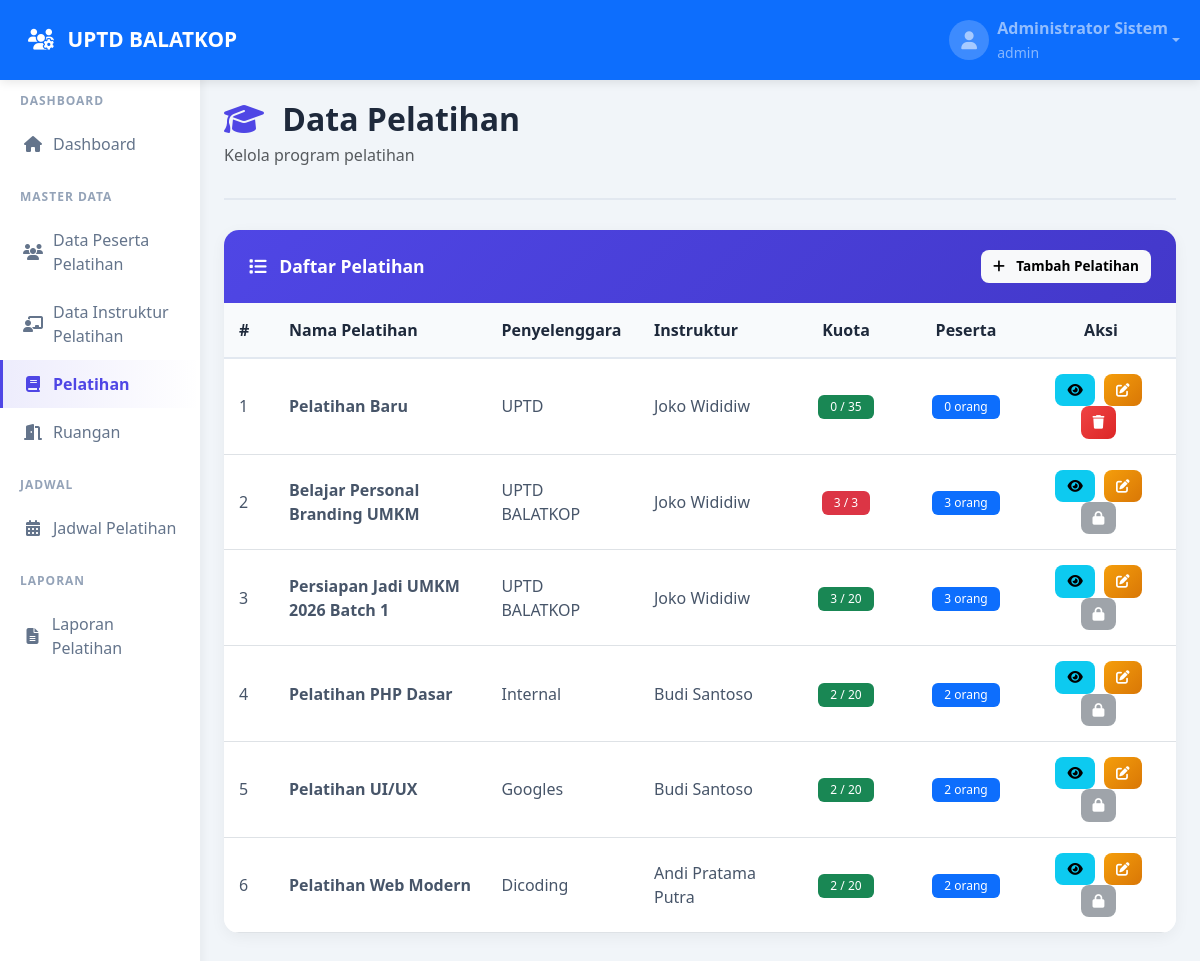
The app's page /Admin/pelatihan.php (signed in) with its own data.
### tables this page shows
CREATE TABLE `pelatihan` (
  `id` int(11) NOT NULL,
  `nama_pelatihan` varchar(100) NOT NULL,
  `penyelenggara` varchar(100) DEFAULT NULL,
  `kuota` int(11) DEFAULT NULL,
  `created_at` timestamp NULL DEFAULT current_timestamp(),
  `instruktur_id` int(11) DEFAULT NULL
);

CREATE TABLE `users` (
  `id` int(11) NOT NULL,
  `nama_lengkap` varchar(100) NOT NULL,
  `username` varchar(50) NOT NULL,
  `password` varchar(255) NOT NULL,
  `role` enum('Peserta','Admin','Instruktur','Pimpinan') NOT NULL DEFAULT 'Peserta',
  `created_at` timestamp NULL DEFAULT current_timestamp(),
  `updated_at` timestamp NULL DEFAULT current_timestamp() ON UPDATE current_timestamp()
);

### Admin/pelatihan.php (the view, shortened to what this page needs)
<?php
$conn = getConnection();
$pelatihan_list = $conn->query("
    SELECT
        p.id,
        p.nama_pelatihan,
        p.penyelenggara,
        p.kuota,
        p.instruktur_id,
        u.nama_lengkap AS nama_instruktur,
        COUNT(rp.id) AS jumlah_peserta
    FROM pelatihan p
    LEFT JOIN users u ON p.instruktur_id = u.id
    LEFT JOIN riwayat_peserta rp ON p.id = rp.pelatihan_id
    GROUP BY p.id
    ORDER BY p.created_at DESC
");
?>
<!DOCTYPE html>
<html lang="id">
<head>
    <link href="https://cdn.jsdelivr.net/npm/bootstrap@5.3.0/dist/css/bootstrap.min.css" rel="stylesheet">
    <link rel="stylesheet" href="https://cdnjs.cloudflare.com/ajax/libs/font-awesome/6.4.0/css/all.min.css">
    <link rel="stylesheet" href="../assets/css/style.css">
</head>
<body>
    <?php include '../includes/navbar.php'; ?>
    <div class="container-fluid">
        <div class="row">
            <?php include '../includes/sidebar.php'; ?>
            <main class="col-md-9 ms-sm-auto col-lg-10 px-md-4 main-content">
                <div class="page-header">
                    <h1><i class="fas fa-graduation-cap"></i> Data Pelatihan</h1>
                    <p class="text-muted">Kelola program pelatihan</p>
                </div>
                <div class="content-card">
                    <div class="card-header d-flex justify-content-between align-items-center">
                        <h5><i class="fas fa-list"></i> Daftar Pelatihan</h5>
                        <button class="btn btn-light btn-sm" data-bs-toggle="modal" data-bs-target="#addModal">
                            <i class="fas fa-plus"></i> Tambah Pelatihan
                        </button>
                    </div>
                    <div class="table-responsive">
                        <table class="table table-hover">
                            <thead>
                                <tr>
                                    <th width="50">#</th>
                                    <th>Nama Pelatihan</th>
                                    <th>Penyelenggara</th>
                                    <th>Instruktur</th>
                                    <th width="120" class="text-center">Kuota</th>
                                    <th width="120" class="text-center">Peserta</th>
                                    <th width="150" class="text-center">Aksi</th>
                                </tr>
                            </thead>
                            <tbody>
                                <?php
                                $no = 1;
                                while ($row = $pelatihan_list->fetch_assoc()):
                                ?>
                                    <tr>
                                        <td><?php echo $no++; ?></td>
                                        <td><strong><?php echo $row['nama_pelatihan']; ?></strong></td>
                                        <td><?php echo $row['penyelenggara'] ?? '-'; ?></td>
                                        <td><?php echo $row['nama_instruktur'] ?? '-'; ?></td>
                                        <td class="text-center">
                                            <?php if ($row['kuota']): ?>
                                                <span class="badge <?php echo $row['jumlah_peserta'] >= $row['kuota'] ? 'bg-danger' : 'bg-success'; ?>">
                                                    <?php echo $row['jumlah_peserta']; ?> / <?php echo $row['kuota']; ?>
                                                </span>
                                            <?php else: ?>
                                                <span class="badge bg-secondary">
                                                    <?php echo $row['jumlah_peserta']; ?> / ∞
                                                </span>
                                            <?php endif; ?>
                                        </td>
                                        <td class="text-center">
                                            <span class="badge bg-primary">
                                                <?php echo $row['jumlah_peserta']; ?> orang
                                            </span>
                                        </td>
                                        <td class="text-center action-buttons">
                                            <button class="btn btn-info btn-sm"
                                                onclick="viewPelatihan(<?php echo $row['id']; ?>)">
                                                <i class="fas fa-eye"></i>
                                            </button>
                                            <button class="btn btn-warning btn-sm"
                                                onclick="editPelatihan(<?php echo $row['id']; ?>)">
                                                <i class="fas fa-edit"></i>
                                            </button>
                                            <?php if ($row['jumlah_peserta'] == 0): ?>
                                                <button class="btn btn-danger btn-sm"
                                                    onclick="deletePelatihan(<?php echo $row['id']; ?>, '<?php echo $row['nama_pelatihan']; ?>')">
                                                    <i class="fas fa-trash"></i>
                                                </button>
                                            <?php else: ?>
                                                <button class="btn btn-secondary btn-sm" disabled>
                                                    <i class="fas fa-lock"></i>
                                                </button>
                                            <?php endif; ?>
                                        </td>
                                    </tr>
                                <?php endwhile; ?>
                            </tbody>
                        </table>
                    </div>
                </div>
            </main>
        </div>
    </div>
</body>
</html>

### assets/css/style.css (style rules this page uses)
:root { --primary: #4f46e5; --primary-dark: #4338ca; --secondary: #06b6d4; --success: #10b981; --danger: #ef4444; --warning: #f59e0b; --info: #3b82f6; --dark: #1e293b; --light: #f8fafc; --sidebar-width: 250px; }
* { margin: 0; padding: 0; box-sizing: border-box; }
body { font-family: 'Segoe UI', Tahoma, Geneva, Verdana, sans-serif; background-color: #f1f5f9; overflow-x: hidden; }
.main-content { margin-top: 20px; padding-bottom: 40px; }
.page-header { margin-bottom: 30px; padding-bottom: 15px; border-bottom: 2px solid #e2e8f0; }
.page-header h1 { font-size: 2rem; font-weight: 700; color: var(--dark); margin-bottom: 5px; }
.page-header h1 i { color: var(--primary); margin-right: 10px; }
.content-card { background: white; border-radius: 15px; box-shadow: 0 4px 15px rgba(0,0,0,0.05); margin-bottom: 30px; overflow: hidden; animation: fadeInUp 0.6s ease-out; }
.content-card .card-header { background: linear-gradient(135deg, var(--primary) 0%, var(--primary-dark) 100%); color: white; padding: 20px 25px; border: none; }
.content-card .card-header h5 { margin: 0; font-weight: 600; font-size: 1.1rem; }
.content-card .card-header i { margin-right: 8px; }
.table { margin-bottom: 0; }
.table thead th { background: #f8fafc; color: var(--dark); font-weight: 600; border-bottom: 2px solid #e2e8f0; padding: 15px; }
.table tbody td { padding: 15px; vertical-align: middle; color: #475569; }
.table-hover tbody tr { transition: all 0.3s; }
.badge { padding: 6px 12px; font-weight: 500; border-radius: 6px; }
.btn { padding: 10px 20px; border-radius: 8px; font-weight: 600; transition: all 0.3s; border: none; }
.btn-warning { background: linear-gradient(135deg, #f59e0b 0%, #d97706 100%); color: white; }
.btn-danger { background: linear-gradient(135deg, #ef4444 0%, #dc2626 100%); }
.btn-sm { padding: 6px 12px; font-size: 0.85rem; }
.action-buttons .btn { margin-right: 5px; }

### records on screen
pelatihan: nama_pelatihan "Pelatihan Baru", penyelenggara "UPTD", instruktur.nama_lengkap "Joko Wididiw", jumlah_peserta "0", kuota "35"
pelatihan: nama_pelatihan "Belajar Personal Branding UMKM", penyelenggara "UPTD BALATKOP", instruktur.nama_lengkap "Joko Wididiw", jumlah_peserta "3", kuota "3"
pelatihan: nama_pelatihan "Persiapan Jadi UMKM 2026 Batch 1", penyelenggara "UPTD BALATKOP", instruktur.nama_lengkap "Joko Wididiw", jumlah_peserta "3", kuota "20"
pelatihan: nama_pelatihan "Pelatihan PHP Dasar", penyelenggara "Internal", instruktur.nama_lengkap "Budi Santoso", jumlah_peserta "2", kuota "20"
pelatihan: nama_pelatihan "Pelatihan UI/UX", penyelenggara "Googles", instruktur.nama_lengkap "Budi Santoso", jumlah_peserta "2", kuota "20"
pelatihan: nama_pelatihan "Pelatihan Web Modern", penyelenggara "Dicoding", instruktur.nama_lengkap "Andi Pratama Putra", jumlah_peserta "2", kuota "20"

### other values on screen
APP_NAME "UPTD BALATKOP"
$_SESSION['nama_lengkap'] "Administrator Sistem"
$_SESSION['username'] "admin"
